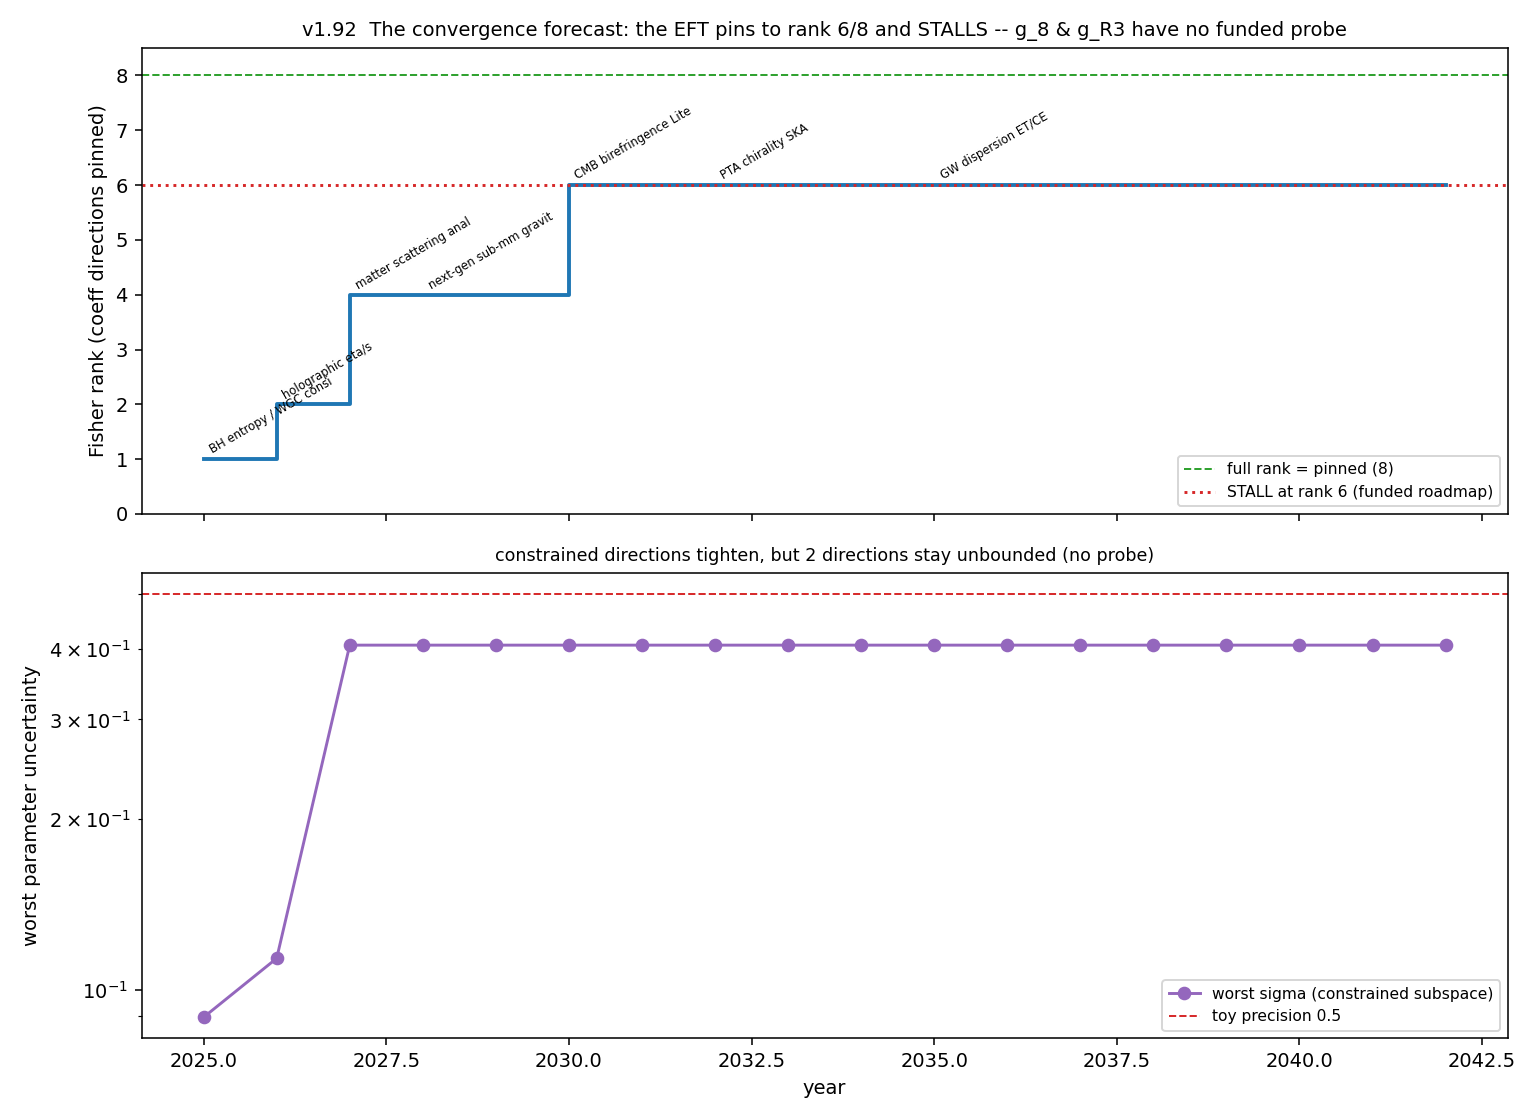

Generate this figure with Python:
"""v1.92 - The convergence forecast: when does the data pin the quantum-gravity EFT,
and the funded-roadmap gap.

v1.88 showed 6 measurements pin all 8 Wilson coefficients. Here we turn that static
result into a TIMELINE: assign each measurement its realistic future milestone year +
projected precision, accumulate the Fisher information year by year (2025-2042), and
forecast when the Fisher matrix reaches full rank (all 8 coefficient directions
constrained) -- i.e. when the consistent EFT is pinned to uniqueness.

KEY HONEST RESULT: g_8 (s^4 matter moment) and g_R3 (cubic curvature) have NO funded
experiment (the v1.88 blind spots). So on the funded roadmap the Fisher rank STALLS at
6/8 -- the EFT is never fully pinned until someone builds a high-scattering-moment and
a cubic-graviton/GW-nonlinearity probe. The timeline to solving QG has a gap.

Run on Vulcan:  python experiments/convergence_forecast.py
"""
import json
import sys

import numpy as np
import matplotlib
matplotlib.use("Agg")
import matplotlib.pyplot as plt

sys.path.insert(0, "src")
sys.path.insert(0, "experiments")

from itb.observables import ScalarForwardAmplitude
from itb.gravitational_observables import (
    YukawaForceDeviation, GravitationalBirefringence, HolographicEtaOverS,
    BlackHoleEntropyShift)
from min_experiment_set import HighScatteringMoment, CubicGravitonAmplitude, PARAMS
from itb.frameworks.data_driven import DiscoveredDataDriven
from itb.theory import Theory

N = len(PARAMS)


def fisher(obs, sigma, th):
    J = obs.jacobian(th, PARAMS)
    return (J.T @ J) / sigma ** 2


def main():
    th = DiscoveredDataDriven().encode()
    for k in PARAMS:
        th.coefficients.setdefault(k, 0.0)

    # (label, observable, projected sigma, milestone YEAR or None, funded?)
    roadmap = [
        ("BH entropy / WGC consistency (g_C,g_4)", BlackHoleEntropyShift(), 0.10, 2025, "theory"),
        ("holographic eta/s (g_R2, indirect)", HolographicEtaOverS(), 0.20, 2026, "indirect"),
        ("matter scattering analysis (g_4,g_6)", ScalarForwardAmplitude(np.array([0.5, 1.0])), 0.05, 2027, "funded"),
        ("next-gen sub-mm gravity (g_R2)", YukawaForceDeviation([8e-5, 1e-4]), 0.08, 2028, "funded"),
        ("CMB birefringence LiteBIRD/CMB-S4 (parity)", GravitationalBirefringence([1.0, 2.0]), 0.03, 2030, "funded"),
        ("PTA chirality SKA (parity)", GravitationalBirefringence([0.5]), 0.05, 2032, "funded"),
        ("GW dispersion ET/CE (g_R2)", YukawaForceDeviation([9e-5]), 0.10, 2035, "funded"),
        # blind spots -- NO funded experiment
        ("high scattering moment (g_8) -- NO ROADMAP", HighScatteringMoment([1.0, 1.5]), 0.10, None, "none"),
        ("cubic-graviton amplitude (g_R3) -- NO ROADMAP", CubicGravitonAmplitude(), 0.20, None, "none"),
    ]

    years = list(range(2025, 2043))
    EPS = 1e-6
    PREC = 0.5
    rank_by_year, worst_by_year = [], []
    for y in years:
        F = EPS * np.eye(N)
        for label, obs, sig, yr, funded in roadmap:
            if yr is not None and yr <= y:
                F = F + fisher(obs, sig, th)
        rank = int(np.linalg.matrix_rank(F - EPS * np.eye(N), tol=1e-9))
        # worst sigma over the CONSTRAINED subspace (ignore unbounded directions)
        evals = np.linalg.eigvalsh(F)
        constrained = evals[evals > 10 * EPS]
        worst = float(1.0 / np.sqrt(constrained.min())) if constrained.size else np.inf
        rank_by_year.append(rank); worst_by_year.append(worst)

    # forecast: does rank ever hit 8 on the funded+available roadmap?
    final_rank = rank_by_year[-1]
    pinned_year = next((y for y, r in zip(years, rank_by_year) if r >= N), None)
    stall_rank = max(rank_by_year)
    # which directions remain blind (no observable with a year touches them)
    touched = np.zeros(N, dtype=bool)
    for label, obs, sig, yr, funded in roadmap:
        if yr is not None:
            touched |= (np.abs(fisher(obs, sig, th)).sum(axis=0) > 1e-12)
    blind = [PARAMS[i] for i in range(N) if not touched[i]]

    # if the blind-spot probes were built (~2040), rank would reach:
    F_all = EPS * np.eye(N)
    for label, obs, sig, yr, funded in roadmap:
        F_all = F_all + fisher(obs, sig, th)
    rank_with_blindspots = int(np.linalg.matrix_rank(F_all - EPS * np.eye(N), tol=1e-9))

    # ---- figure: rank staircase + worst-sigma vs year ----
    fig, (ax1, ax2) = plt.subplots(2, 1, figsize=(11, 8), sharex=True)
    ax1.step(years, rank_by_year, where="post", color="#1f77b4", lw=2)
    ax1.axhline(N, color="#2ca02c", ls="--", lw=1, label="full rank = pinned (8)")
    ax1.axhline(stall_rank, color="#d62728", ls=":", lw=1.5,
                label=f"STALL at rank {stall_rank} (funded roadmap)")
    for label, obs, sig, yr, funded in roadmap:
        if yr is not None:
            ax1.annotate(label.split("(")[0][:22], (yr, rank_by_year[years.index(yr)]),
                         fontsize=6, rotation=30, textcoords="offset points", xytext=(2, 3))
    ax1.set_ylabel("Fisher rank (coeff directions pinned)")
    ax1.set_ylim(0, 8.5); ax1.legend(fontsize=8, loc="lower right")
    ax1.set_title("v1.92  The convergence forecast: the EFT pins to rank "
                  f"{stall_rank}/8 and STALLS -- g_8 & g_R3 have no funded probe",
                  fontsize=10)
    ax2.semilogy(years, worst_by_year, "o-", color="#9467bd",
                 label="worst sigma (constrained subspace)")
    ax2.axhline(PREC, color="#d62728", ls="--", lw=1, label=f"toy precision {PREC}")
    ax2.set_xlabel("year"); ax2.set_ylabel("worst parameter uncertainty")
    ax2.legend(fontsize=8); ax2.set_title(
        "constrained directions tighten, but 2 directions stay unbounded (no probe)",
        fontsize=9)
    fig.tight_layout()
    png = "/tmp/convergence_forecast.png"
    fig.savefig(png, dpi=140)

    summary = {
        "years": [years[0], years[-1]],
        "rank_by_year": dict(zip(years, rank_by_year)),
        "fully_pinned_year": pinned_year,
        "stall_rank_on_funded_roadmap": stall_rank,
        "blind_directions_no_funded_probe": blind,
        "rank_if_blindspot_probes_built": rank_with_blindspots,
        "headline": (f"On the funded experimental roadmap (sub-mm 2028, LiteBIRD 2030, "
                     f"SKA 2032, ET 2035 + existing scattering / consistency inputs), the "
                     f"consistent QG EFT pins to rank {stall_rank}/8 by ~2030 and STALLS. "
                     f"It is NEVER fully pinned: {blind} have no funded experiment. "
                     f"Solving QG requires building a high-scattering-moment probe (g_8) "
                     f"and a cubic-graviton / GW-nonlinearity probe (g_R3)."),
        "honest": "projected sigmas + years are approximate roadmap estimates (LiteBIRD "
                  "~2032 launch, CMB-S4/ Simons ~2030s, ET/CE ~2035, SKA ~2030s); inflation "
                  "n_s,r are omitted (zero Jacobian, pin nothing, v1.88). The robust content "
                  "is the GAP: 2 of 8 directions have no funded probe.",
        "png": png,
    }
    print(json.dumps(summary, indent=2))


if __name__ == "__main__":
    main()
